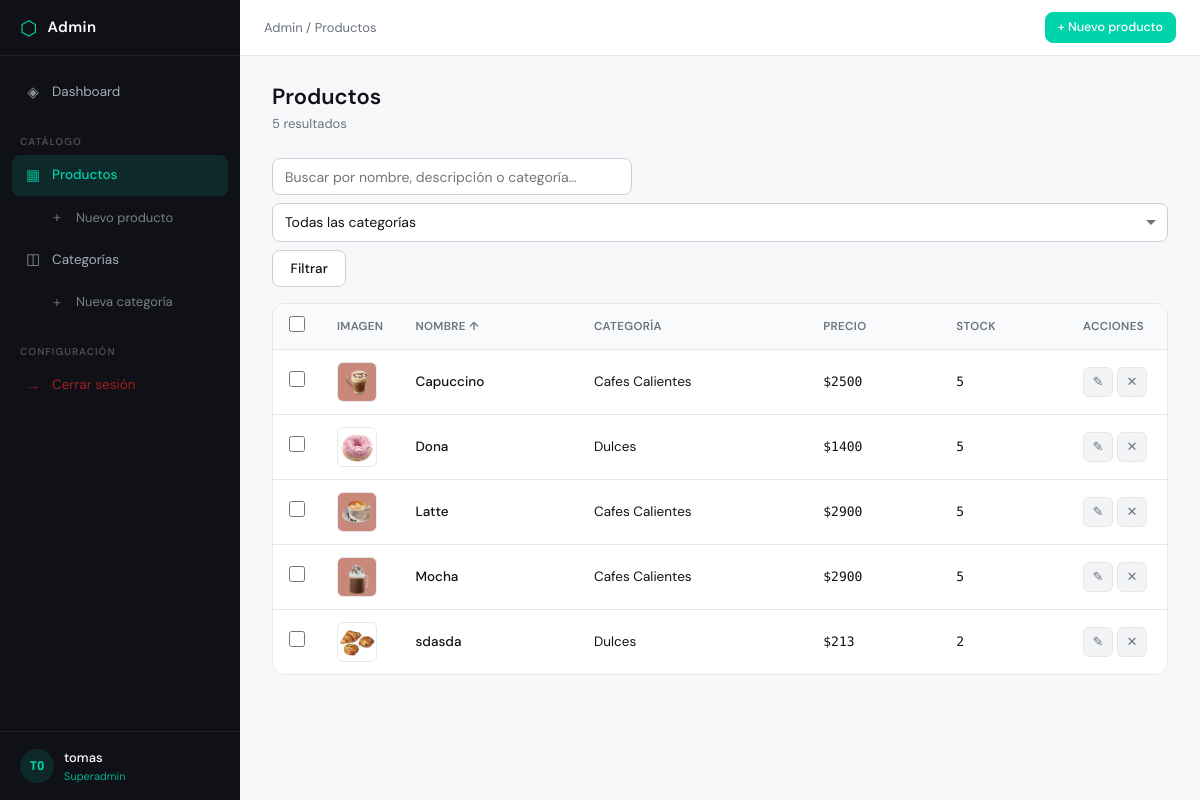
/admin-panel/productos/?q=&categoria=&order=nombre (signed in), run on the app's committed database.
### catalogo/models.py (models this page shows, shortened)
class Producto(models.Model):
    nombre = models.CharField(max_length=200)
    descripcion = models.TextField()
    precio = models.IntegerField()
    stock = models.IntegerField()
    image = models.ImageField(upload_to='productos/', null=True, blank=True)
    categoria = models.ForeignKey(Categoria, on_delete=models.CASCADE, related_name='productos')

class Categoria(models.Model):
    nombre = models.CharField( max_length=100)
    image = models.ImageField(upload_to='categorias/', null=True, blank=True)

### admin_panel/views.py (the view)
# urls.py: path('productos/', views.producto_lista, name='producto_lista'),
@admin_required
def producto_lista(request):
    qs = Producto.objects.select_related('categoria').all()
    query = request.GET.get('q', '').strip()
    if query:
        qs = qs.filter(
            Q(nombre__icontains=query) |
            Q(descripcion__icontains=query) |
            Q(categoria__nombre__icontains=query)
        )
    cat_id = request.GET.get('categoria', '')
    if cat_id:
        qs = qs.filter(categoria_id=cat_id)
    order = request.GET.get('order', '-id')
    valid_orders = ['id', '-id', 'nombre', '-nombre', 'precio', '-precio']
    if order in valid_orders:
        qs = qs.order_by(order)
    paginator = Paginator(qs, 20)
    page = request.GET.get('page', 1)
    productos = paginator.get_page(page)
    categorias = Categoria.objects.all()
    context = {
        'productos': productos,
        'categorias': categorias,
        'query': query,
        'cat_id': cat_id,
        'order': order,
        'total_filtrado': qs.count(),
    }
    return render(request, 'admin_panel/producto_lista.html', context)

### catalogo/context_processors.py (called while the page is built)
def cantidad_carrito(request):
    total = 0
    if 'carrito' in request.session: # si ya hay un carrito
        for key, value in request.session['carrito'].items():
            total += value['cantidad'] # suma la cantidad de cada prod guardado
    return {'cantidad_carrito' : total} #envia la cantidad al html

### admin_panel/templates/admin_panel/producto_lista.html (shortened to what this page needs)
{% extends 'admin_panel/base.html' %}
{% block breadcrumb %} / <a href="{% url 'admin_panel:producto_lista' %}">Productos</a>{% endblock %}
{% block topbar_actions %}
<a href="{% url 'admin_panel:producto_crear' %}" class="btn btn-primary btn-sm">+ Nuevo producto</a>
{% endblock %}
{% block content %}
<div class="page-header">
  <h1 class="page-title">Productos</h1>
  <p class="page-subtitle">{{ total_filtrado }} resultado{% if total_filtrado != 1 %}s{% endif %}</p>
</div>
<div class="filter-bar">
  <form method="get" class="filter-form" id="filterForm">
    <input
      type="text"
      name="q"
      value="{{ query }}"
      placeholder="Buscar por nombre, descripción o categoría…"
      class="form-control filter-search"
    >
    <select name="categoria" class="form-control filter-select" onchange="this.form.submit()">
      <option value="">Todas las categorías</option>
    </select>
    <button type="submit" class="btn btn-secondary">Filtrar</button>
  </form>
</div>
<form method="post" action="" id="bulkForm">
  {% if productos %}
  <div class="table-wrap">
    <table class="table table--interactive">
      <thead>
        <tr>
          <th class="col-check">
            <input type="checkbox" id="selectAll" class="form-check-input">
          </th>
          <th>Imagen</th>
          <th>
            <a href="?q={{ query }}&categoria={{ cat_id }}&order={% if order == 'nombre' %}-nombre{% else %}nombre{% endif %}" class="sort-link">
              Nombre {% if order == 'nombre' %}↑{% elif order == '-nombre' %}↓{% endif %}
            </a>
          </th>
          <th>Categoría</th>
          <th>
            <a href="?q={{ query }}&categoria={{ cat_id }}&order={% if order == 'precio' %}-precio{% else %}precio{% endif %}" class="sort-link">
              Precio {% if order == 'precio' %}↑{% elif order == '-precio' %}↓{% endif %}
            </a>
          </th>
          <th>Stock</th>
          <th class="col-actions">Acciones</th>
        </tr>
      </thead>
      <tbody>
        {% for producto in productos %}
        <tr data-id="{{ producto.pk }}">
          <td class="col-check">
            <input type="checkbox" class="row-check form-check-input" value="{{ producto.pk }}">
          </td>
          <td class="col-img">
            {% if producto.image %}
            <img src="{{ producto.image.url }}" alt="{{ producto.nombre }}" class="table-thumb">
            {% else %}
            <div class="table-thumb-empty">▦</div>
            {% endif %}
          </td>
          <td>
            <a href="{% url 'admin_panel:producto_editar' producto.pk %}" class="table-link">
              {{ producto.nombre }}
            </a>
          </td>
          <td>{{ producto.categoria.nombre|default:"—" }}</td>
          <td class="num">${{ producto.precio }}</td>
          <td class="num">{{ producto.stock }}</td>
          <td class="col-actions">
            <div class="action-group">
              <a href="{% url 'admin_panel:producto_editar' producto.pk %}" class="action-btn" title="Editar">✎</a>
              <a href="{% url 'admin_panel:producto_eliminar' producto.pk %}" class="action-btn action-btn--danger" title="Eliminar">✕</a>
            </div>
          </td>
        </tr>
        {% endfor %}
      </tbody>
    </table>
  </div>
  {% endif %}
</form>
{% endblock %}

### admin_panel/templates/admin_panel/base.html (shortened to what this page needs)
<!DOCTYPE html>
<html lang="es">
<head>
{% load static %}
<link rel="stylesheet" href="{% static 'admin_panel/css/admin.css' %}">
</head>
<body>
{% if user.is_authenticated %}
<div class="layout">
  <aside class="sidebar" id="sidebar">
    <div class="sidebar-header">
      <div class="logo">
        <span class="logo-icon">⬡</span>
        <span class="logo-text">Admin</span>
      </div>
    </div>
    <nav class="sidebar-nav">
      <a href="{% url 'admin_panel:dashboard' %}" class="nav-item {% if request.resolver_match.url_name == 'dashboard' %}active{% endif %}">
        <span class="nav-icon">◈</span>
        <span>Dashboard</span>
      </a>
      <div class="nav-section">Catálogo</div>
      <a href="{% url 'admin_panel:producto_lista' %}" class="nav-item {% if 'producto' in request.resolver_match.url_name %}active{% endif %}">
        <span class="nav-icon">▦</span>
        <span>Productos</span>
      </a>
      <a href="{% url 'admin_panel:producto_crear' %}" class="nav-item nav-sub">
        <span class="nav-icon">+</span>
        <span>Nuevo producto</span>
      </a>
      <a href="{% url 'admin_panel:categoria_lista' %}" class="nav-item {% if 'categoria' in request.resolver_match.url_name %}active{% endif %}">
        <span class="nav-icon">◫</span>
        <span>Categorías</span>
      </a>
      <a href="{% url 'admin_panel:categoria_crear' %}" class="nav-item nav-sub">
        <span class="nav-icon">+</span>
        <span>Nueva categoría</span>
      </a>
      <div class="nav-section">Configuración</div>
      <a href="{% url 'admin_panel:logout' %}" class="nav-item nav-logout">
        <span class="nav-icon">→</span>
        <span>Cerrar sesión</span>
      </a>
    </nav>
    <div class="sidebar-footer">
      <div class="user-badge">
        <div class="user-avatar">{{ user.username|slice:":2"|upper }}</div>
        <div class="user-info">
          <span class="user-name">{{ user.get_full_name|default:user.username }}</span>
          <span class="user-role">{% if user.is_superuser %}Superadmin{% else %}Staff{% endif %}</span>
        </div>
      </div>
    </div>
  </aside>
  <main class="main">
    <header class="topbar">
      <div class="breadcrumb">
        <a href="{% url 'admin_panel:dashboard' %}">Admin</a>
        {% block breadcrumb %}{% endblock %}
      </div>
      <div class="topbar-actions">
        {% block topbar_actions %}{% endblock %}
      </div>
    </header>
    <div class="page-content">
      {% block content %}{% endblock %}
    </div>
  </main>
</div>
{% else %}
  {% block auth_content %}{% endblock %}
{% endif %}
</body>
</html>

### data on the page
Producto: image (picture), nombre "Capuccino", categoria.nombre "Cafes Calientes", precio "2500", stock "5"
Producto: image (picture), nombre "Dona", categoria.nombre "Dulces", precio "1400", stock "5"
Producto: image (picture), nombre "Latte", categoria.nombre "Cafes Calientes", precio "2900", stock "5"
Producto: image (picture), nombre "Mocha", categoria.nombre "Cafes Calientes", precio "2900", stock "5"
Producto: image (picture), nombre "sdasda", categoria.nombre "Dulces", precio "213", stock "2"

### other printed values
{{ user.username|slice:":2"|upper }} "TO"
{{ user.get_full_name|default:user.username }} "tomas"
{{ total_filtrado }} "5"
